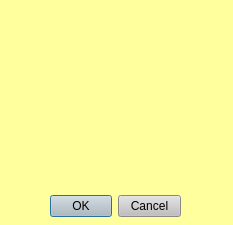
<?xml version="1.0" encoding="UTF-8"?>
<ui version="4.0">
 <class>Dialog</class>
 <widget class="QDialog" name="Dialog">
  <property name="geometry">
   <rect>
    <x>0</x>
    <y>0</y>
    <width>233</width>
    <height>225</height>
   </rect>
  </property>
  <property name="windowTitle">
   <string>select</string>
  </property>
  <property name="styleSheet">
   <string notr="true">background-color: rgb(255, 255, 157);</string>
  </property>
  <property name="modal">
   <bool>true</bool>
  </property>
  <widget class="QDialogButtonBox" name="buttonBox">
   <property name="geometry">
    <rect>
     <x>50</x>
     <y>190</y>
     <width>131</width>
     <height>32</height>
    </rect>
   </property>
   <property name="styleSheet">
    <string notr="true">background-color: rgb(191, 191, 191);</string>
   </property>
   <property name="orientation">
    <enum>Qt::Horizontal</enum>
   </property>
   <property name="standardButtons">
    <set>QDialogButtonBox::Cancel|QDialogButtonBox::Ok</set>
   </property>
  </widget>
  <widget class="QWidget" name="gridLayoutWidget">
   <property name="geometry">
    <rect>
     <x>10</x>
     <y>10</y>
     <width>221</width>
     <height>161</height>
    </rect>
   </property>
   <layout class="QGridLayout" name="boardLayout">
    <property name="rightMargin">
     <number>0</number>
    </property>
    <property name="bottomMargin">
     <number>0</number>
    </property>
    <property name="spacing">
     <number>0</number>
    </property>
   </layout>
  </widget>
 </widget>
 <resources/>
 <connections>
  <connection>
   <sender>buttonBox</sender>
   <signal>accepted()</signal>
   <receiver>Dialog</receiver>
   <slot>accept()</slot>
   <hints>
    <hint type="sourcelabel">
     <x>248</x>
     <y>254</y>
    </hint>
    <hint type="destinationlabel">
     <x>157</x>
     <y>274</y>
    </hint>
   </hints>
  </connection>
  <connection>
   <sender>buttonBox</sender>
   <signal>rejected()</signal>
   <receiver>Dialog</receiver>
   <slot>reject()</slot>
   <hints>
    <hint type="sourcelabel">
     <x>316</x>
     <y>260</y>
    </hint>
    <hint type="destinationlabel">
     <x>286</x>
     <y>274</y>
    </hint>
   </hints>
  </connection>
 </connections>
</ui>
